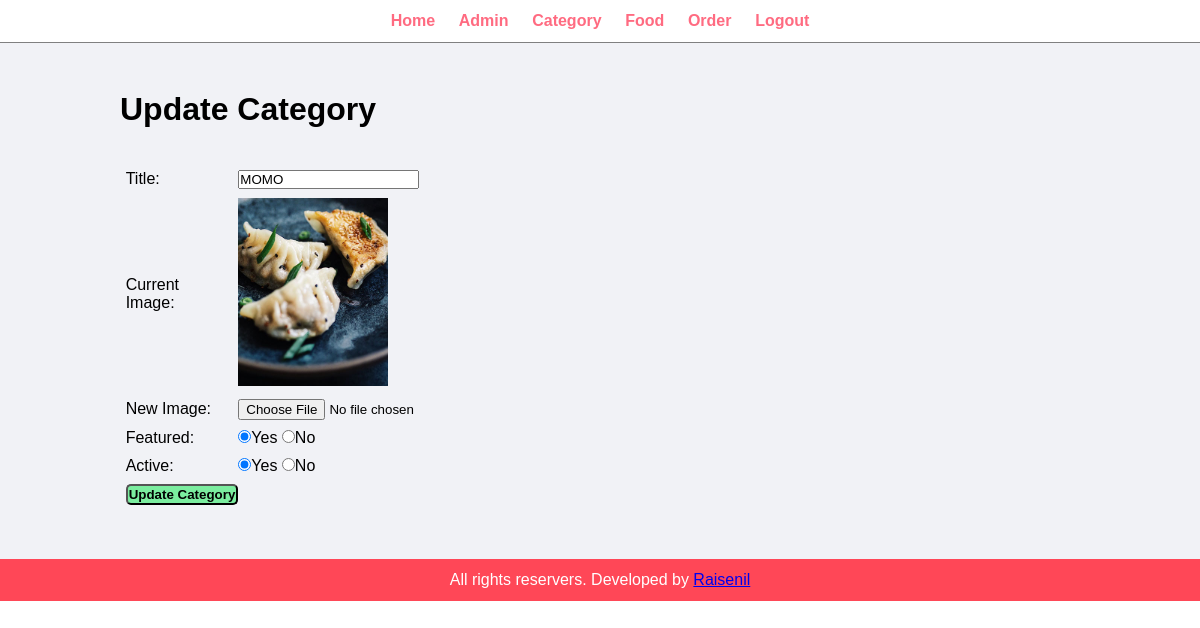
Page /admin/update-category.php?id=11 (signed in) on the committed database.
### tables this page shows
CREATE TABLE `tbl_category` (
  `id` int(10) UNSIGNED NOT NULL,
  `title` varchar(100) NOT NULL,
  `image_name` varchar(255) NOT NULL,
  `featured` varchar(10) NOT NULL,
  `active` varchar(10) NOT NULL
);

### admin/update-category.php (the view, shortened to what this page needs)
<?php
    include("partials/menu.php");
?>
<div class="main-content">
    <div class="wrapper">
        <h1>Update Category</h1>
        <br><br>
        <?php
            if(isset($_GET['id'])){
                $id=$_GET['id'];
                $sql="SELECT * FROM tbl_category WHERE id=$id";
                $res=mysqli_query($conn, $sql);
                $count = mysqli_num_rows($res);
                if($count==1){
                    $row=mysqli_fetch_assoc($res);
                    $title =$row['title'];
                    $current_image =$row['image_name'];
                    $featured = $row['featured'];
                    $active = $row['active'];
                }else{
                    $_SESSION['no-category-found']="<div class='error'>Category Not Found.</div>";
                    header('location:'.SITEURL.'admin/manage-category.php');
                }
            }else{
                header('location:'.SITEURL.'admin/manage-category.php');
            }
        ?>
        <form action="" method="POST" enctype="multipart/form-data">
                <table class="tbl-30">
                    <tr>
                        <td>Title:</td>
                        <td>
                            <input type="text" name="title" value="<?php echo $title;?>">
                        </td>
                    </tr>
                    <tr>
                        <td>
                            Current Image:
                        </td>
                        <td>
                            <?php
                                if($current_image != ""){
                                    ?>
                                    <img src="<?php echo SITEURL;?>images/category/<?php echo $current_image;?>" width="150px">
                                    <?php
                                }else{
                                    echo "<div class='error'>Image Not Added.</div>";
                                }
                            ?>
                        </td>
                    </tr>
                    <tr>
                        <td>New Image:</td>
                        <td>
                            <input type="file" name="image">
                        </td>
                    </tr>
                    <tr>
                        <td>Featured:</td>
                        <td>
                            <input
                            <?php
                                if($featured == "Yes")
                                {echo "checked";}
                            ?>
                            type="radio" name="featured" value="Yes">Yes
                            <input
                            <?php
                                if($featured =="No")
                                {echo "checked";}
                            ?>
                            type="radio" name="featured" value="No">No
                        </td>
                    </tr>
                    <tr>
                        <td>Active:</td>
                        <td>
                            <input
                            <?php
                                if($active == "Yes")
                                {echo "checked";}
                            ?>
                            type="radio" name="active" value="Yes">Yes
                            <input
                            <?php
                                if($active == "No")
                                {echo "checked";}
                            ?>
                            type="radio" name="active" value="No">No
                        </td>
                    </tr>
                    <tr>
                        <td>
                            <input type="submit" name="submit" value="Update Category" class="btn-secondary">
                        </td>
                    </tr>
                </table>
            </form>
    </div>
</div>
<?php include("partials/footer.php");?>

### css/admin.css (style rules this page uses)
* { margin: 0 0; padding: 0 0; font-family: Arial, Helvetica, sans-serif; }
.wrapper { padding: 1%; width: 80%; margin: 0 auto; }
.tbl-30 { width: 30%; }
table tr td { padding: 1%; }
.btn-secondary { background-color: #7bed9f; padding: 1%; color: black; text-decoration: none; font-weight: bold; border-radius: 5px; }
.main-content { background-color: #f1f2f6; padding: 3% 0; }

### rows in the picture
tbl_category: title "MOMO", image_name (picture), featured "☑", active "☑"
